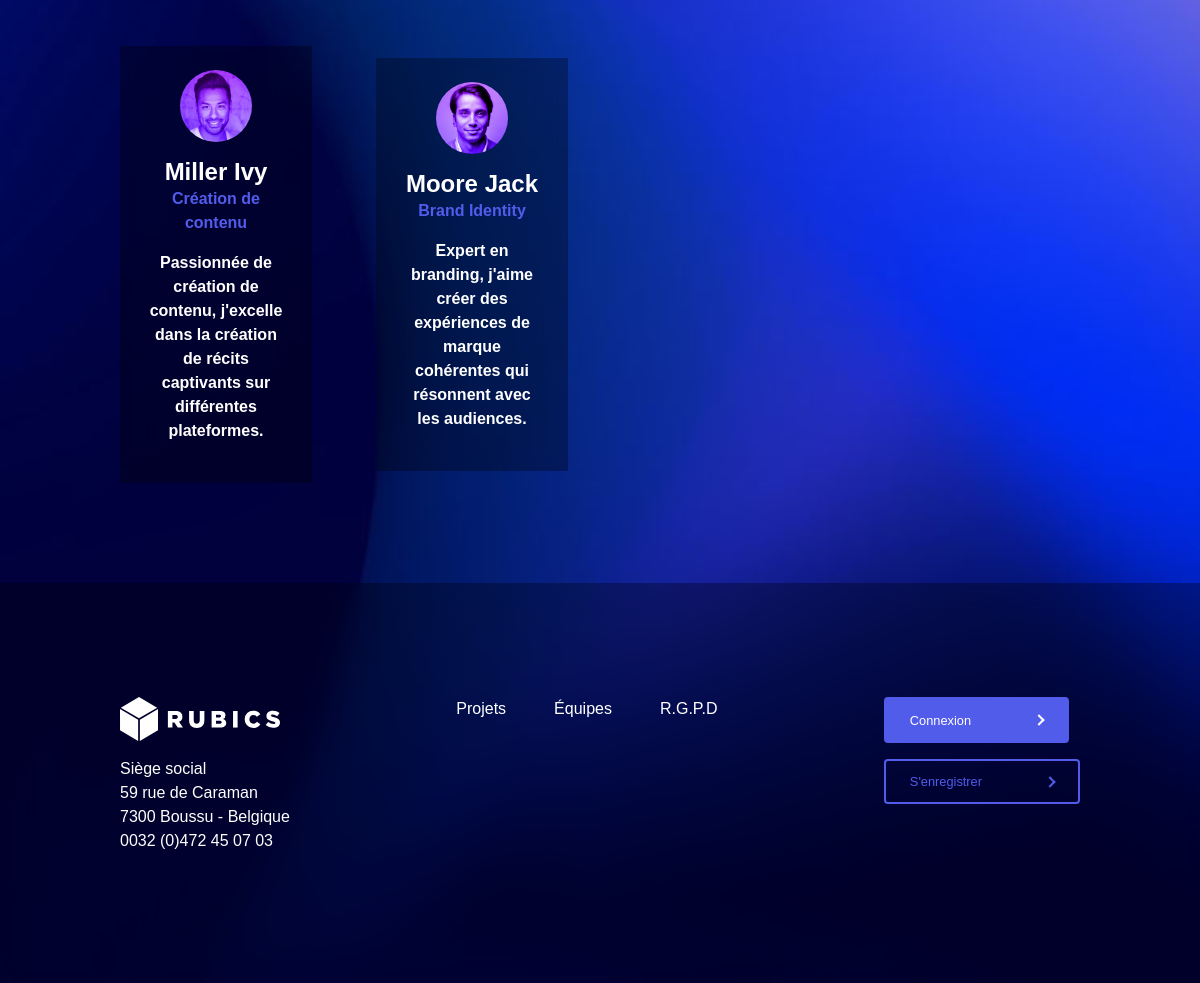
Page /view/view-teams.php (lower part) on the earlier database version.
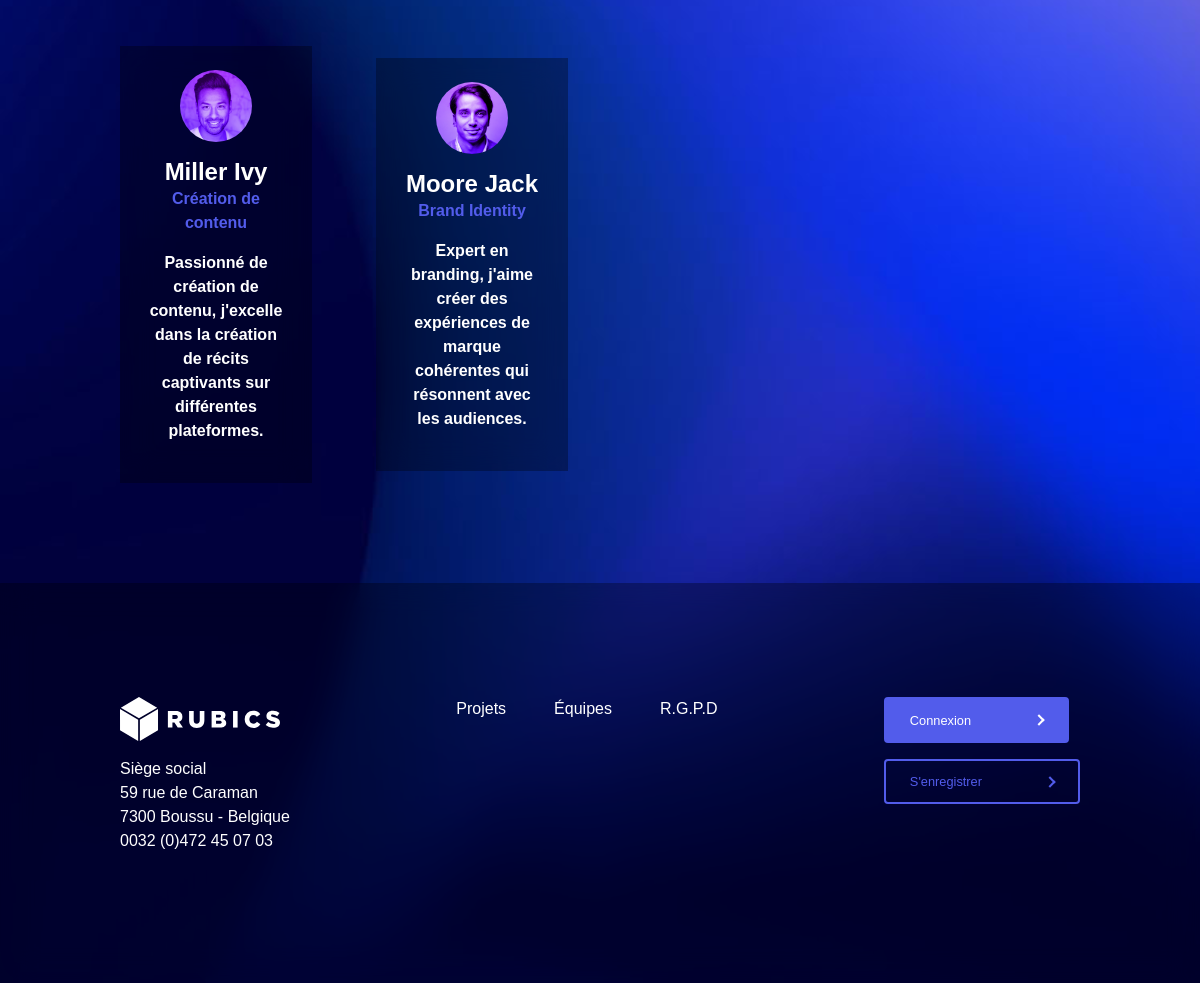
Same page on the later database version.
### tables this page shows
CREATE TABLE `employee` (
  `id` int(11) NOT NULL,
  `avatar` varchar(100) NOT NULL,
  `first_name` varchar(50) NOT NULL,
  `last_name` varchar(50) NOT NULL,
  `birthdate` date NOT NULL,
  `biography` text NOT NULL,
  `created_at` timestamp NOT NULL DEFAULT CURRENT_TIMESTAMP ON UPDATE CURRENT_TIMESTAMP,
  `actif` tinyint(4) NOT NULL,
  `team_id` int(11) NOT NULL,
  `role_id` int(11) NOT NULL
);

CREATE TABLE `team` (
  `id` int(11) NOT NULL,
  `name` varchar(50) NOT NULL,
  `actif` tinyint(4) NOT NULL
);

### model/employeeModel.php (called while the page is built, shortened)
<?php
include($_SERVER['DOCUMENT_ROOT'] . "/Rubics/model/dbconnect.php");
function getActiveEmployees($idTeam = null)
{
    global $bdd;
    if ($idTeam === null) {
        $query = "SELECT employee.*, team.name AS team_name FROM employee LEFT JOIN team ON employee.team_id = team.id WHERE employee.actif = 1";
        $stmt = $bdd->prepare($query);
    } else {
        $query = "SELECT employee.*, team.name AS team_name FROM employee LEFT JOIN team ON employee.team_id = team.id WHERE employee.actif = 1 AND employee.team_id = :team_id";
        $stmt = $bdd->prepare($query);
        $stmt->bindParam(':team_id', $idTeam, PDO::PARAM_INT);
    }
    $stmt->execute();
    $employees = $stmt->fetchAll(PDO::FETCH_ASSOC);
    return $employees;
}

### view/view-teams.php (the view, shortened to what this page needs)
<?php
include ($_SERVER['DOCUMENT_ROOT'] . "/Rubics/view/component/view-user-header.php");
include ($_SERVER['DOCUMENT_ROOT'] . "/Rubics/model/teamModel.php");
include ($_SERVER['DOCUMENT_ROOT'] . "/Rubics/model/employeeModel.php");
if (isset($_GET['id'])) {
    $id = intval($_GET['id']);
} else
    $id = null;
$employees = getActiveEmployees($id);
?>
<div class="container-items">
    <div class="container-content">
        <div class="cards">
            <?php
            if (isset($employees)) {
                foreach ($employees as $employee) {
                    echo "<div class='card-item rectangle'>";
                    echo "<img src=" . $employee['avatar'] . " " . "alt='designer icon'>";
                    echo "<h3>" . $employee['last_name'] . " " . $employee['first_name'] . "</h3>";
                    echo "<p class='ft-weight-bold clr-third'>" . $employee['team_name'] . "</p>";
                    echo "<p class='ft-weight-bold'>" . $employee['biography'] . "</p>";
                    echo "</div>";
                }
            }
            ?>
        </div>
    </div>
    <?php
    include ($_SERVER['DOCUMENT_ROOT'] . "/Rubics/view/component/view-user-footer.php");
    ?>

### view/component/view-user-header.php (shortened to what this page needs)
<!DOCTYPE html>
<html lang="fr">
<head>
    <link rel="stylesheet" type="text/css" href="<?php $_SERVER['DOCUMENT_ROOT']; ?>/Rubics/asset/css/bootstrap.css">
    <link rel="stylesheet" type="text/css" href="<?php $_SERVER['DOCUMENT_ROOT']; ?>/Rubics/asset/css/style.css">
</head>
<body>

### view/component/view-user-footer.php (shortened to what this page needs)
<footer>
    <div class="content-footer">
        <div>
            <div class="logo">
                <img class="logo" src="../public/logo_rubics.svg" alt="Logo" />
            </div>
            <div class="clr-white">
                <p>
                    <strong>Siège social</strong><br>
                    59 rue de Caraman<br>
                    7300 Boussu - Belgique<br>
                    0032 (0)472 45 07 03
                </p>
            </div>
        </div>
        <div class="link">
            <a href="<?php $_SERVER['DOCUMENT_ROOT']; ?>/Rubics/view/view-projects.php">Projets</a>
            <a href="<?php $_SERVER['DOCUMENT_ROOT']; ?>/Rubics/view/view-teams.php">Équipes</a>
            <a href="<?php $_SERVER['DOCUMENT_ROOT']; ?>/Rubics/view/view-rgpd.php">R.G.P.D</a>
        </div>
        <div>
            <?php
            if (isset($_SESSION['client'])) { ?>
                <form action="<?php $_SERVER['DOCUMENT_ROOT'] ?>/Rubics/controller/userController.php" method="POST">
                    <input class="btn" type="submit" value="Déconnexion" name="submit">
                </form>
            <?php } elseif (isset($_SESSION['employee']) || isset($_SESSION['admin'])) { ?>
                <form action="<?php $_SERVER['DOCUMENT_ROOT'] ?>/Rubics/controller/employeeController.php" method="POST">
                    <input class="btn" type="submit" value="Déconnexion" name="submit">
                </form>
            <?php } else { ?>
                <div class="cta">
                    <a class="btn" href="<?php $_SERVER['DOCUMENT_ROOT']; ?>/Rubics/view/view-login.php">Connexion<span class="arrow right"></span></a>
                </div>
                <div class="cta">
                    <a class="btn secondary" href="<?php $_SERVER['DOCUMENT_ROOT']; ?>/Rubics/view/view-user-registration.php">S'enregistrer<span class="arrow right"></span></a>
                </div>
            <?php } ?>
        </div>
    </div>
</footer>
</body>

### asset/css/style.css (style rules this page uses)
:root { --clr-white: #FFFFFF; --clr-primary-first: #070F2B; --clr-primary-second: #11009E; --clr-primary-third: #525CEB; --clr-primary-four: #BFCFE7; --ft-h1: 3rem; --ft-h2: 2rem; --ft-h3: 1.5rem; --ft-h4: 1.2rem; --ft-h5: 0.8rem; --ft-h6: 0.7rem; --ft-body: 1rem; --fw-thin: 200; --fw-light: 300; --fw-medium: 600; --fw-bold: 700; --mrg-top-1: 1rem; --mrg-top-2: 2rem; --mrg-top-3: 3rem; }
* { box-sizing: border-box; margin: 0; padding: 0; }
html, body { min-height: 100vh; width: 100vw; font-family: Poppins, Helvetica, sans-serif; background-color: #070F2B; }
body { font-family: 'Arial', sans-serif; background-image: url(../../public/background.jpg); background-size: cover; margin: 0; padding: 0; color: var(--clr-white); }
footer { display: flex; align-items: center; min-height: 50vh; padding-inline: 10%; background-color: rgba(0, 0, 0, 0.3); backdrop-filter: blur(1rem); clip-path: inset(0); }
.content-footer { display: flex; justify-content: space-between; align-items: space-around; width: 100%; }
.content-footer .logo { margin-bottom: 0.5rem; }
.content-footer .cta { width: 100%; margin-bottom: 1rem; }
.link { display: flex; flex-wrap: wrap; gap: 3rem; }
.logo { width: 10rem; }
h1, h2, h3, h4, h5, h6 { font-weight: var(--fw-bold); color: var(--clr-white); }
h3 { font-size: var(--ft-h3); margin-bottom: 0.5rem; }
p { font-size: var(--ft-body); font-weight: var(--fw-thin); }
.clr-white { color: var(--clr-white); }
.clr-third { color: var(--clr-primary-third); }
.ft-weight-bold { font-weight: var(--fw-bold); }
a { text-decoration: none; color: var(--clr-white); cursor: pointer; }
.cta { display: flex; align-items: center; justify-content: space-between; }
.btn { display: flex; align-items: center; color: var(--clr-white); background-color: var(--clr-primary-third); border: 2px solid var(--clr-primary-third); text-decoration: none; padding: 0.7rem 1.5rem; font-size: var(--ft-h5); transition: all .3s ease; }
.btn>.arrow { width: 8px; height: 8px; border-right: 2px solid var(--clr-white); border-bottom: 2px solid var(--clr-white); position: relative; transform: rotate(-45deg); margin-left: 4rem; transition: all .3s ease; }
.btn.secondary { background: none; color: var(--clr-primary-third); }
.btn.secondary>.arrow { border-right: 2px solid var(--clr-primary-third); border-bottom: 2px solid var(--clr-primary-third); }
.container-content { min-height: calc(100vh - 100px); padding: 100px 10%; display: flex; align-items: center; justify-content: center; width: 100%; }
.cards { display: flex; flex-wrap: wrap; justify-content: space-between; align-items: center; gap: 3rem; }
.cards .card-item { max-width: 20%; }
.rectangle { aspect-ratio: 2/3; }
.card-item h3 { margin-bottom: 0rem; }
.card-item { width: 40%; padding: 1.5rem; text-align: center; background-color: rgba(0, 0, 0, 0.3); backdrop-filter: blur(1rem); clip-path: inset(0); }
.card-item img { margin-bottom: 1rem; border-radius: 50%; width: 50%; }

Differences in the rows shown:
changed employee "Miller": biography "Passionnée de création de contenu, j'excelle dans la création de récits captivants sur différentes plateformes." → "Passionné de création de contenu, j'excelle dans la création de récits captivants sur différentes plateformes."
